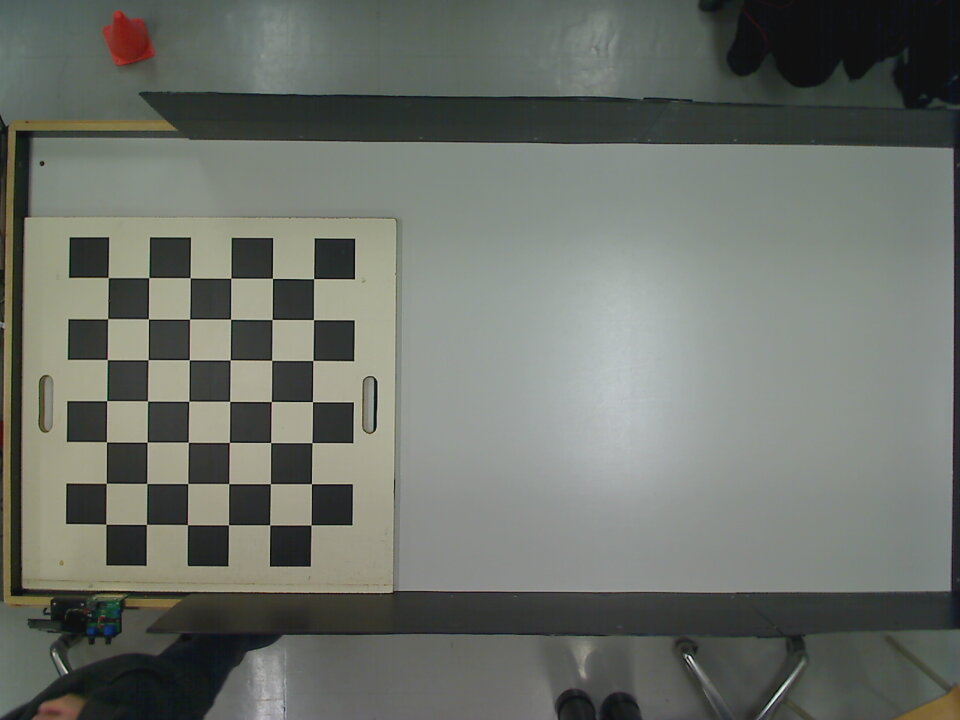
#> input picture BaseStation/backend/assets/images/calib/2020-02-20-091858_1.jpg, 960 x 720 px; its folder holds 4 pictures in this run
$ python aruco_detection.py
#> lines starting #> are read from the running program, lines starting #| are printed output that depends on the picture
### BaseStation/backend/src/domain/vision/calibration/CameraCalibrator.py
import cv2
import glob
import numpy as np
from src.domain.vision.types import CameraCalibration

_DEFAULT_TERMINATION_CRITERIA = (cv2.TERM_CRITERIA_EPS + cv2.TERM_CRITERIA_MAX_ITER, 30, 0.001)


class CameraCalibrator:

    def __init__(self, n_chessboard_rows: int, n_chessboard_columns: int, chessboard_square_length: float, termination_criteria=_DEFAULT_TERMINATION_CRITERIA):
        self.__n_chessboard_rows = n_chessboard_rows
        self.__n_chessboard_columns = n_chessboard_columns
        self.__chessboard_square_length = chessboard_square_length
        self.__termination_criteria = termination_criteria
        self.__known_board_positions = self.__create_known_board_positions()

    def calibrate_camera(self, calibration_images_path: str) -> CameraCalibration:
        image_space_chessboards_corners = self.get_image_space_chessboards_corners(calibration_images_path)
        all_known_board_positions = [self.__known_board_positions for i in range(len(image_space_chessboards_corners))]
        image_size = cv2.imread(glob.glob(calibration_images_path)[0]).shape[1::-1]
        # (corners_founded), camera_matrix, distortion_coefficients, (rotation_vectors, translation_vectors)
        camera_matrix, distortion_coefficients = cv2.calibrateCamera(all_known_board_positions, image_space_chessboards_corners, image_size, None, None)[1:3]
        return CameraCalibration(camera_matrix, distortion_coefficients)

    def __create_known_board_positions(self):
        # prepare object points, like (0,0,0), (1,0,0), (2,0,0) ....,(ROWS-1,COLUMNS-1,0)
        board_positions = np.array([
            [i, j, 0] for j in range(self.__n_chessboard_columns) for i in range(self.__n_chessboard_rows)
        ], dtype=np.float32) * self.__chessboard_square_length
        return board_positions

    def get_image_space_chessboards_corners(self, calibration_images_path, show_images=False):
#> called with calibration_images_path = './assets/images/calib/*', show_images = False
        image_space_chessboards_corners = []
        filenames = glob.glob(calibration_images_path)

        for filename in filenames:
            image = cv2.imread(filename)
#> image is the input picture: shape (720, 960, 3); mean B, G, R 105.9, 112.9, 108.7
            grayscaled_image = cv2.cvtColor(image, cv2.COLOR_BGR2GRAY)
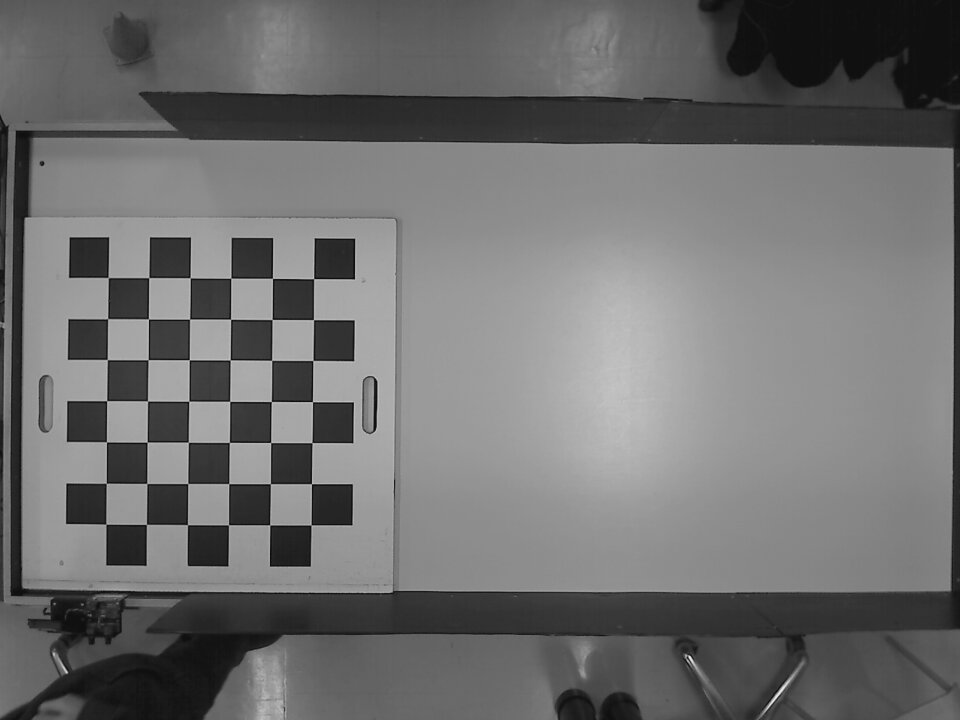
#> grayscaled_image: shape (720, 960); min 5, max 240, mean 110.9

            corners_founded, corners = cv2.findChessboardCorners(grayscaled_image, (self.__n_chessboard_rows, self.__n_chessboard_columns), None)
#> corners_founded = True; corners = 42 rows, first 8: [313.7, 278.6], [313.5, 319.5], [312.8, 360.5], [312.4, 401.6], [311.9, 442.5], [311.5, 483.7], [311, 525], [272.5, 278.4]

            if corners_founded:
                corners_with_better_accuracy = cv2.cornerSubPix(grayscaled_image, corners, (11, 11), (-1, -1), self.__termination_criteria)
#> corners_with_better_accuracy = 42 rows, first 8: [313.7, 278.6], [313.5, 319.6], [312.9, 360.5], [312.5, 401.6], [312, 442.6], [311.5, 483.7], [311, 524.9], [272.4, 278.4]
                image_space_chessboards_corners.append(corners_with_better_accuracy)

                if show_images:
                    self.draw_chessboard_corners(image, corners_with_better_accuracy)
#> pass 2 of the loop in get_image_space_chessboards_corners, `for filename in filenames:`:
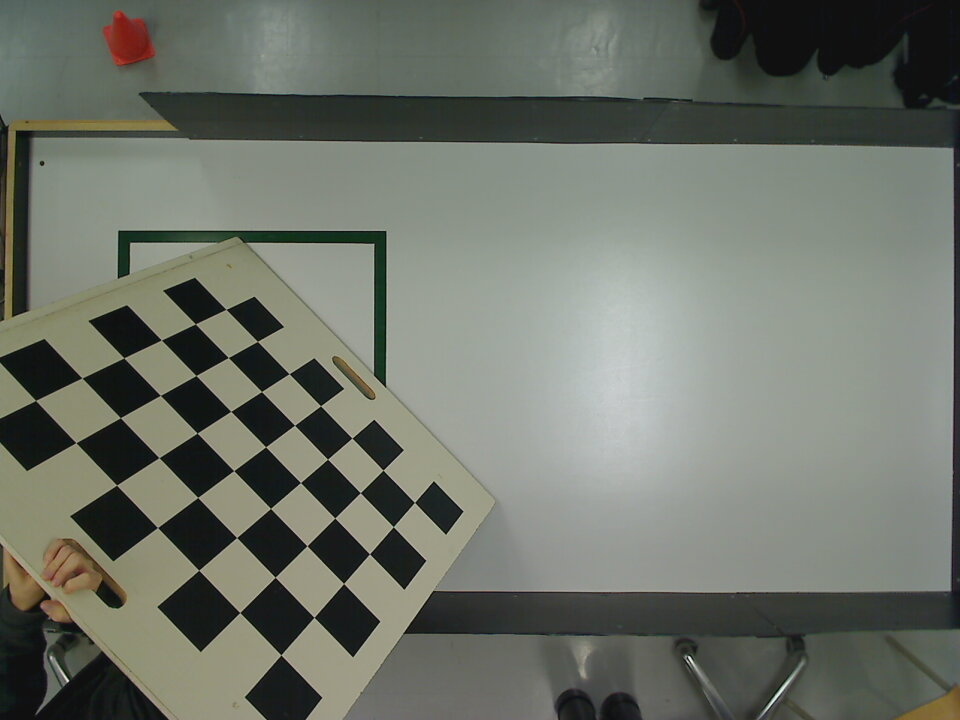
#> input picture BaseStation/backend/assets/images/calib/2020-02-20-091858_10.jpg, 960 x 720 px
#> in get_image_space_chessboards_corners, image is the input picture: shape (720, 960, 3); mean B, G, R 105.1, 114.7, 110
#> in get_image_space_chessboards_corners, `grayscaled_image = cv2.cvtColor(image, cv2.COLOR_BGR2GRAY)`:
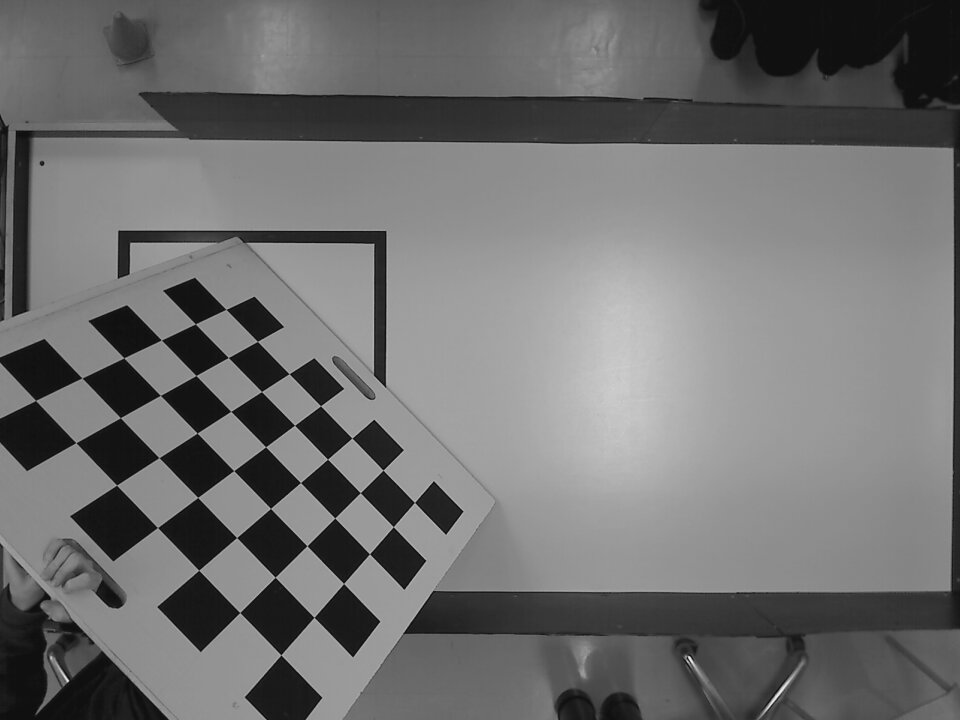
#> grayscaled_image: shape (720, 960); min 0, max 238, mean 112.2
#> corners = 42 rows, first 8: [281, 643], [239.6, 612.5], [198.7, 570.2], [157.5, 527.5], [116.5, 485.1], [75.76, 442.6], [35.6, 400.5], [313.9, 617.1]
#> corners_with_better_accuracy = 42 rows, first 8: [281, 643], [239.7, 612.5], [198.7, 570.3], [157.5, 527.6], [116.6, 485.2], [75.86, 442.7], [35.61, 400.4], [314, 617.3]
#> pass 3 of the loop in get_image_space_chessboards_corners, `for filename in filenames:`:
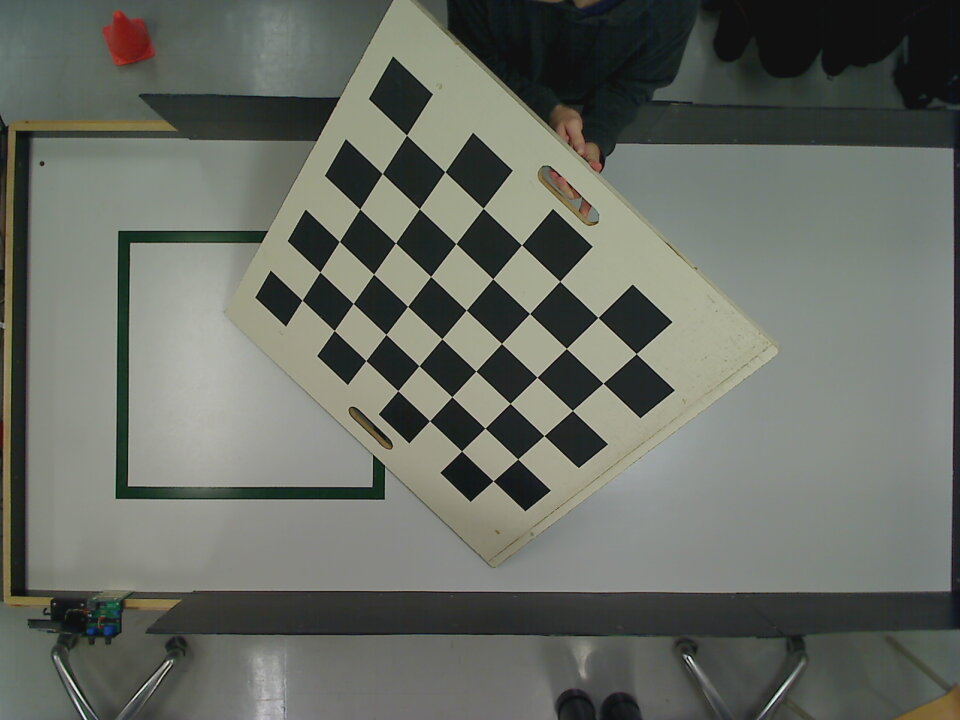
#> input picture BaseStation/backend/assets/images/calib/2020-02-20-091858_12.jpg, 960 x 720 px
#> in get_image_space_chessboards_corners, image is the input picture: shape (720, 960, 3); mean B, G, R 100, 107.9, 104.1
#> in get_image_space_chessboards_corners, `grayscaled_image = cv2.cvtColor(image, cv2.COLOR_BGR2GRAY)`:
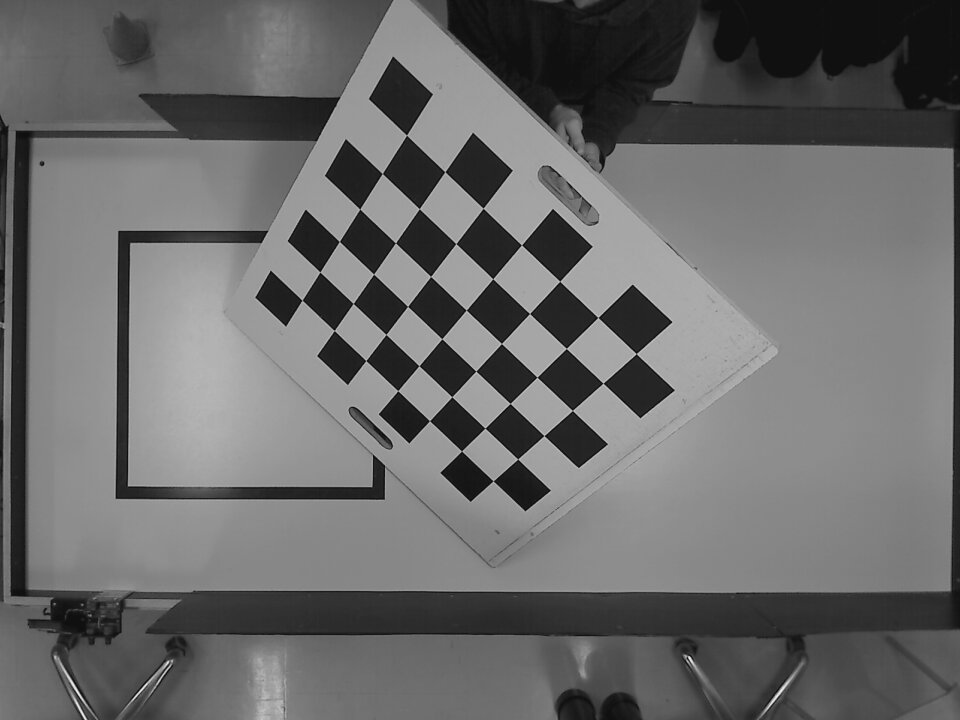
#> grayscaled_image: shape (720, 960); min 1, max 247, mean 105.8
#> corners = 42 rows, first 8: [406.6, 135], [444.9, 171.7], [483.1, 208.3], [521.5, 245], [559.7, 281.3], [597.9, 317.4], [636.3, 353.6], [382.3, 173.5]
#> corners_with_better_accuracy = 42 rows, first 8: [406.5, 135.2], [444.8, 171.7], [483.2, 208.3], [521.5, 244.9], [559.7, 281.3], [597.9, 317.5], [636.3, 353.7], [382.3, 173.5]
#> the loop made 4 passes; the first 3 are shown

        return image_space_chessboards_corners

    # [4 lines left out: function draw_chessboard_corners, not called in this run]

### BaseStation/backend/src/domain/vision/calibration/CameraCalibrationRepository.py
import json
import numpy as np
from src.domain.vision.types import CameraCalibration


class CameraCalibrationRepository:
    # [8 lines left out: function save_calibration, not called in this run]

    def load_calibration(self, calib_path: str) -> CameraCalibration:
        calib_file = open(calib_path, 'r')
        data = json.load(calib_file)
        return CameraCalibration(np.array(data['camera_matrix']), np.array(data['distortion_coefficients']))

### BaseStation/backend/scripts/aruco_detection.py
import cv2
import glob
from src.domain.vision.calibration.CameraCalibrator import CameraCalibrator
from src.domain.vision.calibration.CameraCalibrationRepository import CameraCalibrationRepository
from src.domain.vision.aruco.ArucoFinder import ArucoFinder

CHESSBOARD_ROWS = 7
CHESSBOARD_COLUMNS = 6
CHESSBOARD_SQUARE_LENGTH = 100.0  # in mm
# ARUCO_SQUARE_LENGTH = 7.5  # in mm
ARUCO_LENGTH = 57.5  # in mm


if __name__ == '__main__':
    camera_calibration_repository = CameraCalibrationRepository()

    try:
        camera_calibration = camera_calibration_repository.load_calibration('./src/config/calibrations/calib1.json')
    except Exception:
        camera_calibrator = CameraCalibrator(CHESSBOARD_ROWS, CHESSBOARD_COLUMNS, CHESSBOARD_SQUARE_LENGTH)
        camera_calibration = camera_calibrator.calibrate_camera('./assets/images/calib/*')
#> in calibrate_camera, `image_size = cv2.imread(glob.glob(calibration_images_path)[0]).shape[1..`: image_size = (960, 720)
#> (the run stopped early here; a loop or call above may not have finished)
